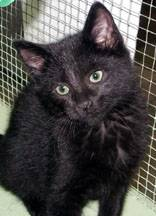
#> input picture data/train/cat.10997.jpg, 156 x 216 px; its folder holds 4 pictures in this run
$ python data_deal.py
#> lines starting #> are read from the running program, lines starting #| are printed output that depends on the picture
import cv2 as cv
import os
import numpy as np

import random
import pickle

import time

start_time = time.time()

data_dir = './data'
batch_save_path = './batch_files'

# 创建batch文件存储的文件夹
os.makedirs(batch_save_path, exist_ok=True)

# 图片统一大小：100 * 100
# 训练集 20000：100个batch文件，每个文件200张图片
# 验证集 5000： 一个测试文件，测试时 50张 x 100 批次

# 进入图片数据的目录，读取图片信息
all_data_files = os.listdir(os.path.join(data_dir, 'train/'))

# print(all_data_files)

# 打算数据的顺序
random.shuffle(all_data_files)

all_train_files = all_data_files[:20000]
all_test_files = all_data_files[20000:]

train_data = []
train_label = []
train_filenames = []

test_data = []
test_label = []
test_filenames = []

# 训练集
for each in all_train_files:
    img = cv.imread(os.path.join(data_dir,'train/',each),1)
#> img is the input picture: shape (216, 156, 3); mean B, G, R 70.3, 72, 74.6
    resized_img = cv.resize(img, (100,100))
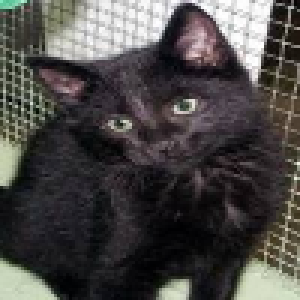
#> resized_img: shape (100, 100, 3) (shown 3 times larger); mean B, G, R 70.2, 71.9, 74.4

    img_data = np.array(resized_img)
    train_data.append(img_data)
    if 'cat' in each:
        train_label.append(0)
    elif 'dog' in each:
        train_label.append(1)
    else:
        raise Exception('%s is wrong train file'%(each))
    train_filenames.append(each)
#> pass 2 of the loop `for each in all_train_files:`:
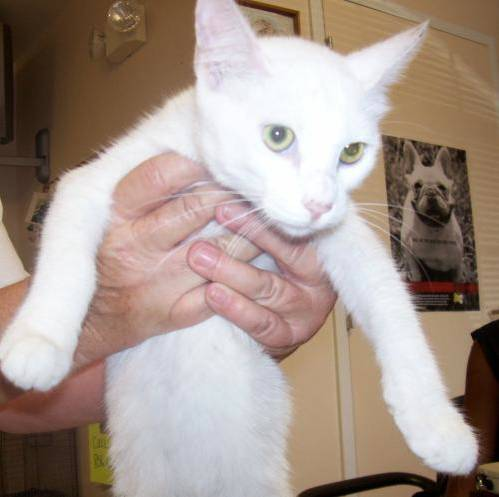
#> input picture data/train/cat.10419.jpg, 499 x 497 px
#> img is the input picture: shape (497, 499, 3); mean B, G, R 141.8, 151, 167.4
#> `resized_img = cv.resize(img, (100,100))`:
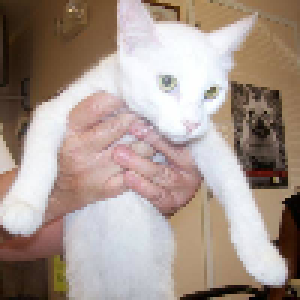
#> resized_img: shape (100, 100, 3) (shown 3 times larger); mean B, G, R 141.7, 150.9, 167.3
#> pass 3 of the loop `for each in all_train_files:`:
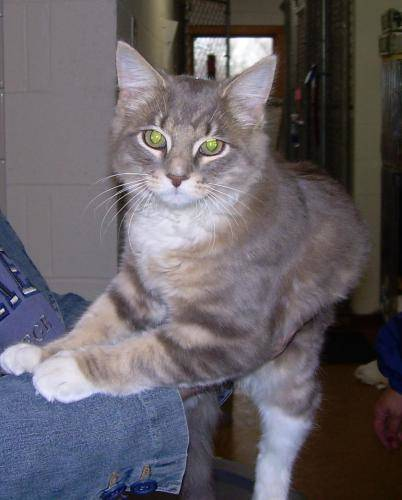
#> input picture data/train/cat.10960.jpg, 402 x 500 px
#> img is the input picture: shape (500, 402, 3); mean B, G, R 100.8, 94.9, 100
#> `resized_img = cv.resize(img, (100,100))`:
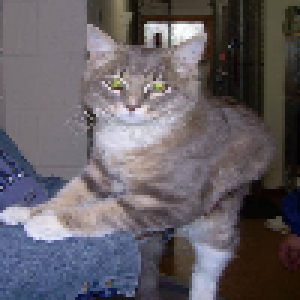
#> resized_img: shape (100, 100, 3) (shown 3 times larger); mean B, G, R 100.8, 94.9, 100.1
#> the loop made 4 passes; the first 3 are shown

# 测试集
for each in all_test_files:
    img = cv.imread(os.path.join(data_dir,'train/',each), 1)
    resized_img = cv.resize(img, (100,100))

    img_data = np.array(resized_img)
    test_data.append(img_data)
    if 'cat' in each:
        test_label.append(0)
    elif 'dog' in each:
        test_label.append(1)
    else:
        raise Exception('%s is wrong test file'%(each))
    test_filenames.append(each)

print(len(train_data), len(test_data))

# 制作100个batch文件
start = 0
#> start = 0
end = 200
for num in range(1, 101):
    batch_data = train_data[start: end]
    batch_label = train_label[start: end]
    batch_filenames = train_filenames[start: end]
    batch_name = 'training batch {} of 15'.format(num)

    all_data = {
        'data':batch_data,
        'label':batch_label,
        'filenames':batch_filenames,
        'name':batch_name
    }

    with open(os.path.join(batch_save_path, 'train_batch_{}'.format(num)), 'wb') as f:
        pickle.dump(all_data, f)

    start += 200
    end += 200
#> this loop made 100 passes
#> start on passes 1 to 12: 200, 400, 600, 800, 1000, 1200, 1400, 1600, 1800, 2000, 2200, 2400

# 制作测试文件
all_test_data = {
    'data':test_data,
    'label':test_label,
    'filenames':test_filenames,
    'name':'test batch 1 of 1'
}

with open(os.path.join(batch_save_path, 'test_batch'), 'wb') as f:
    pickle.dump(all_test_data, f)


end_time = time.time()
print('制作结束, 用时{}秒'.format(end_time - start_time))
